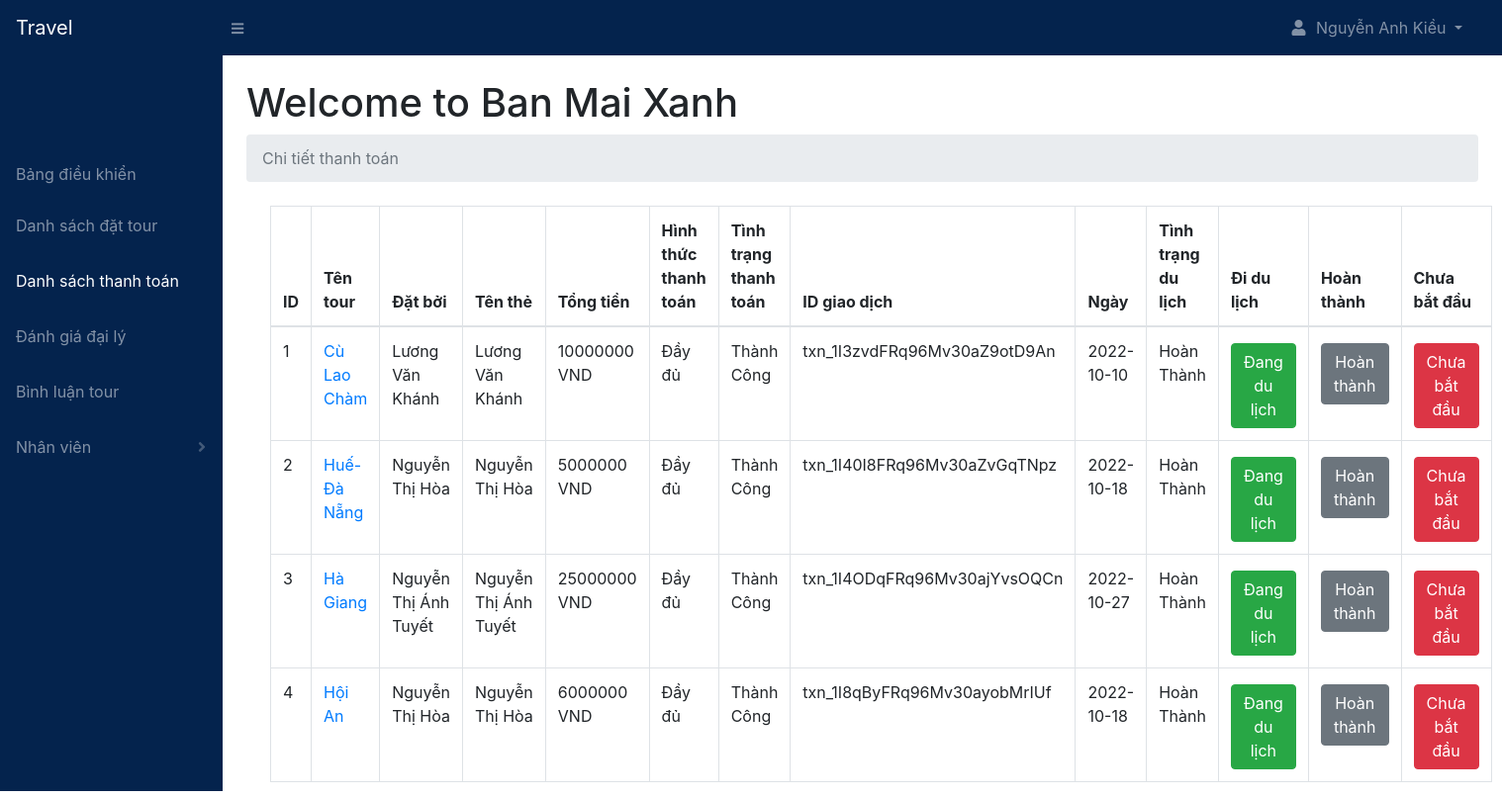
Screenshot of /agency/payments.php (signed in) with the database file from the repository.
### tables this page shows
CREATE TABLE `payments` (
  `payment_id` int(11) NOT NULL,
  `booking_id` int(11) NOT NULL,
  `package_id` int(11) NOT NULL,
  `agency_id` int(11) NOT NULL,
  `tourist_id` int(11) NOT NULL,
  `amount` int(11) NOT NULL,
  `currency` varchar(255) NOT NULL,
  `txn_id` varchar(255) NOT NULL,
  `payment_type` varchar(255) NOT NULL,
  `payment_status` varchar(255) NOT NULL,
  `card_name` varchar(255) NOT NULL,
  `tour_status` varchar(255) NOT NULL,
  `date` date NOT NULL
);

CREATE TABLE `packages` (
  `package_id` int(11) NOT NULL,
  `agency_id` int(11) NOT NULL,
  `package_name` varchar(255) NOT NULL,
  `location` varchar(255) NOT NULL,
  `place_details` text NOT NULL,
  `place_images` text NOT NULL,
  `num_days` int(11) NOT NULL,
  `num_nights` int(11) NOT NULL,
  `budget_price` int(20) NOT NULL,
  `comfort_price` int(20) NOT NULL,
  `lux_price` int(20) NOT NULL,
  `budget_details` varchar(255) NOT NULL,
  `comfort_details` varchar(255) NOT NULL,
  `lux_details` varchar(255) NOT NULL,
  `booking_percentage` int(11) NOT NULL,
  `min_people` int(11) NOT NULL,
  `includes` text NOT NULL,
  `excludes` text NOT NULL,
  `counsel` text NOT NULL,
  `itinerary` text NOT NULL,
  `package_status` varchar(255) NOT NULL,
  `package_date` date NOT NULL
);

CREATE TABLE `bookings` (
  `booking_id` int(11) NOT NULL,
  `package_id` int(11) NOT NULL,
  `tourist_id` int(11) NOT NULL,
  `agency_id` int(11) NOT NULL,
  `persons` int(2) NOT NULL,
  `travel_style` varchar(255) NOT NULL,
  `tourist_name` varchar(255) NOT NULL,
  `tourist_email` varchar(255) NOT NULL,
  `tourist_contact` varchar(255) NOT NULL,
  `enquiry_msg` text NOT NULL,
  `booking_status` varchar(255) NOT NULL,
  `date` date NOT NULL
);

### includes/functions.php (called while the page is built, shortened)
<?php
    function readPackage($package_id){
        include 'db.php';
        $stmt = $pdo->prepare('SELECT * FROM packages WHERE package_id = :package_id');
        $stmt->execute([':package_id' => $package_id]);
        $package = $stmt->fetch(PDO::FETCH_ASSOC);
        return $package;
    }
?>

### agency/payments.php (the view, shortened to what this page needs)
<?php
    include '../includes/db.php';
    include '../includes/functions.php';
    include 'layouts/agency_header.php';
    include 'layouts/agency_navbar.php';
    if(isset($_SESSION['agency_id'])){
        $agency_id = $_SESSION['agency_id'];
        $stmt = $pdo->prepare('SELECT * FROM payments WHERE agency_id = :agency_id ORDER BY tour_status DESC');
        $stmt->execute([':agency_id' => $agency_id]);
        $payments = [];
        while($row = $stmt->fetch(PDO::FETCH_ASSOC)){
            $payments[] = $row;
        }
    }
?>
<div id="layoutSidenav">
    <?php
        include 'layouts/agency_sidenav.php';
    ?>
    <div id="layoutSidenav_content">
        <main>
            <div class="container-fluid">
                <h1 class="mt-4">Welcome to
                <?php
                    if(isset($_SESSION['employee_id'])){
                        echo ucwords($_SESSION['agency_name']) ." (". ucwords($_SESSION['role']) .")";
                    }elseif($_SESSION['agency_id']){
                        echo ucwords($_SESSION['agency_name']) ."";
                    }
                ?>
                </h1>
                <ol class="breadcrumb mb-4">
                    <li class="breadcrumb-item active">Chi tiết thanh toán</li>
                </ol>
                <div class="container-fluid">
                <?php
                    if(empty($payments)){
                        echo '<h1 class="text-center pt-4"> Không có khoản thanh toán nào để hiển thị</h1>';
                    }else {
                ?>
                    <div class="col-xs-12">
                        <table class="table table-hover table-bordered">
                            <thead>
                                <tr>
                                    <th>ID</th>
                                    <th>Tên tour</th>
                                    <th>Đặt bởi</th>
                                    <th>Tên thẻ</th>
                                    <th>Tổng tiền</th>
                                    <th>Hình thức thanh toán</th>
                                    <th>Tình trạng thanh toán</th>
                                    <th>ID giao dịch</th>
                                    <th>Ngày</th>
                                    <th>Tình trạng du lịch</th>
                                    <th>Đi du lịch</th>
                                    <th>Hoàn thành</th>
                                    <th>Chưa bắt đầu</th>
                                </tr>
                            </thead>
                            <tbody>
                            <?php
                                $i = 1;
                                foreach($payments as $payment){
                                    if($payment['tour_status'] == 'Đang du lịch'){
                                        echo '<tr class="table-warning">';
                                    }elseif ($payment['tour_status'] == 'Chưa bắt đầu') {
                                        echo '<tr class="table-danger">';
                                    }else{
                                        echo '<tr>';
                                    }
                                            echo '<td>'. $i++ .'</td>';
                                            $package = readPackage($payment['package_id']);
                                            echo '<td><a href="../package.php?package_id='. $package['package_id'] .'">'. $package['package_name'] .'</a></td>';
                                            $stmt = $pdo->prepare('SELECT * FROM bookings WHERE booking_id = :booking_id');
                                            $stmt->execute([':booking_id' => $payment['booking_id']]);
                                            $booking = $stmt->fetch(PDO::FETCH_ASSOC);
                                            echo '<td>'. ucwords($booking['tourist_name']) .'</td>';
                                            echo '<td>'. $payment['card_name'] .'</td>';
                                            echo '<td>'. strtoupper($payment['amount']) ." ". $payment['currency'] .'</td>';
                                        if($payment['payment_type'] == 'Đầy đủ'){
                                            echo '<td>Đầy đủ</td>';
                                        }elseif($payment['payment_type'] == 'Nửa'){
                                            echo '<td>Nửa</td>';
                                        }else{
                                            echo '<td></td></td>';
                                        }
                                            echo '<td>'. ucwords($payment['payment_status']) .'</td>';
                                            echo '<td>'. $payment['txn_id'] .'</td>';
                                            echo '<td>'. $payment['date'] .'</td>';
                                            echo '<td>'. ucwords($payment['tour_status']) .'</td>';
                                        if($payment['tour_status'] == 'Đang du lịch' || $payment['tour_status'] == 'Hoàn thành'){
                                            echo '<td><a href="payments.php?travel='. $payment['payment_id'] .'" class="btn btn-success mt-1">Đang du lịch</a></td>';
                                            echo '<td><a href="payments.php?complete='. $payment['payment_id'] .'" class="btn btn-secondary mt-1">Hoàn thành</a></td>';
                                            echo '<td><a href="payments.php?not_start='. $payment['payment_id'] .'" class="btn btn-danger mt-1">Chưa bắt đầu</a></td>';
                                        }
                                        echo '</tr>';
                                }
                            ?>
                            </tbody>
                        </table>
                    </div>
                <?php
                    }
                ?>
                </div>
            </div>
        </main>
    </div>
</div>
<?php
    include 'layouts/agency_footer.php';
?>

### rows the page displays
payments: package.package_name "Cù Lao Chàm", booking.tourist_name "Lương Văn Khánh", card_name "Lương Văn Khánh", amount "10000000", currency "VND", payment_type "Đầy đủ", payment_status "Thành Công", txn "txn_1I3zvdFRq96Mv30aZ9otD9An", date "2022-10-10", tour_status "Hoàn Thành"
payments: package.package_name "Huế-Đà Nẵng", booking.tourist_name "Nguyễn Thị Hòa", card_name "Nguyễn Thị Hòa", amount "5000000", currency "VND", payment_type "Đầy đủ", payment_status "Thành Công", txn "txn_1I40I8FRq96Mv30aZvGqTNpz", date "2022-10-18", tour_status "Hoàn Thành"
payments: package.package_name "Hà Giang", booking.tourist_name "Nguyễn Thị Ánh Tuyết", card_name "Nguyễn Thị Ánh Tuyết", amount "25000000", currency "VND", payment_type "Đầy đủ", payment_status "Thành Công", txn "txn_1I4ODqFRq96Mv30ajYvsOQCn", date "2022-10-27", tour_status "Hoàn Thành"
payments: package.package_name "Hội An", booking.tourist_name "Nguyễn Thị Hòa", card_name "Nguyễn Thị Hòa", amount "6000000", currency "VND", payment_type "Đầy đủ", payment_status "Thành Công", txn "txn_1I8qByFRq96Mv30ayobMrIUf", date "2022-10-18", tour_status "Hoàn Thành"

### other values shown
$_SESSION['owner_name'] "Nguyễn Anh Kiều"
$_SESSION['agency_name'] "Ban Mai Xanh"
